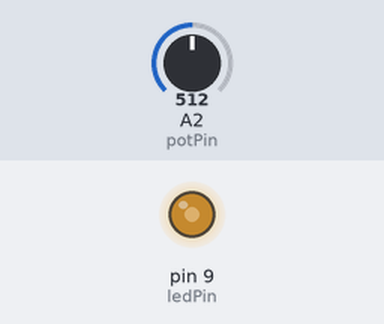
Simulated run of this sketch. Board: Arduino Uno, built with avr-gcc and run on an emulated ATmega328P. Parts: output pins drawn as LEDs (lit = HIGH). The inputs (shaded band) are chosen by the test bench; at power-on: A2 (potPin) = 512.

Above: at 1.2 s.
1.3 s: A2 (potPin) set to 716
At 2.0 s:
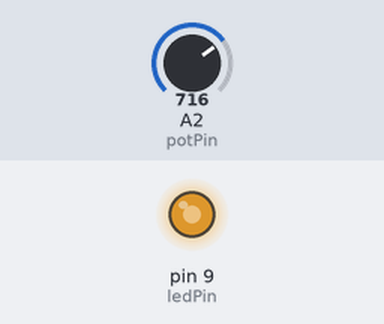
2.8 s: A2 (potPin) set to 900
At 3.4 s:
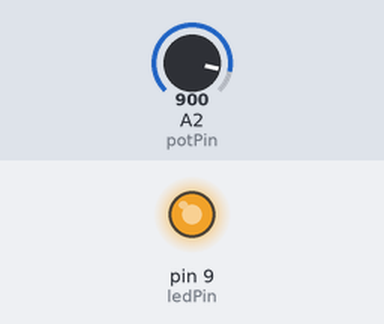
4.3 s: A2 (potPin) set to 122
At 4.7 s:
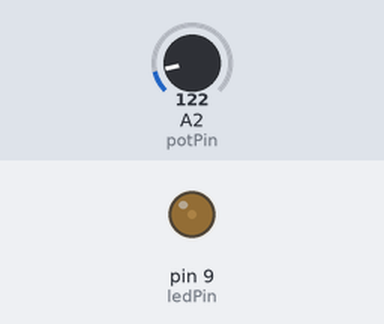
5.8 s: A2 (potPin) set to 0
At 7.0 s:
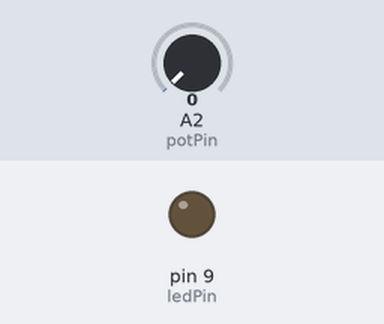
7.3 s: A2 (potPin) set to 511
At 8.6 s:
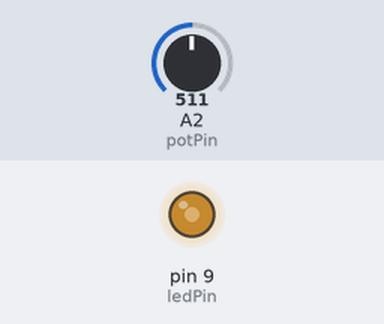
Timing chart, 0 to 9.8 s (numbered marks = the images above; inputs shaded):
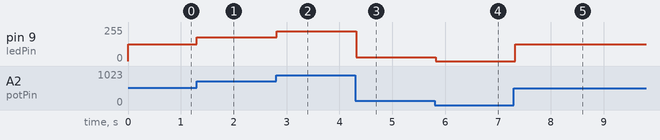

The sketch:

Ex4_Changr_brightness_use_potenetionmeter_.ino
```cpp
const int potPin =A2;
const int ledPin =9;

void setup()
{
  Serial.begin(115200);
  pinMode(ledPin,OUTPUT);

}

void loop()
{
  int value = analogRead(potPin);
  int ledValue = map(value,0,1023,0,255);
  analogWrite(ledPin, ledValue);
  delay(50);
}
```

Measured:
- after the input at 1.3 s, pin 9 (ledPin): 127/255 → 178/255 at once
- after the input at 2.8 s, pin 9 (ledPin): 178/255 → 224/255 at once
- after the input at 4.3 s, pin 9 (ledPin): 224/255 → 30/255 at once
- after the input at 5.8 s, pin 9 (ledPin): 30/255 → 0/255 at once
- after the input at 7.3 s, pin 9 (ledPin): 0/255 → 127/255 at once
